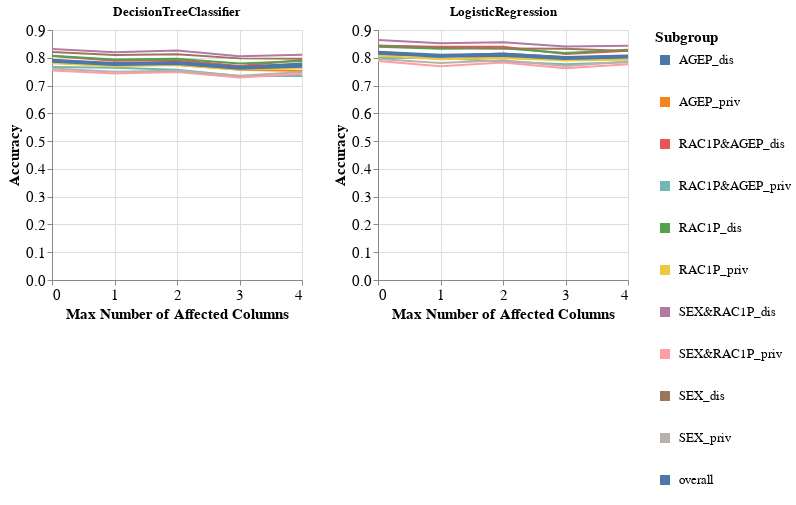

Notebook source saved alongside this figure:
### Code cell
visualizer.create_subgroups_grid_pct_lines_per_model_plot(subgroup_metric='Accuracy',
                                                          target_preprocessing_technique=PREPROCESSING_TECHNIQUES[0],
                                                          model_names=MODEL_NAMES,
                                                          mode='max_num_columns')

### Figure 1 — Vega-Lite specification as saved in the notebook (floating-point values rounded to 4 significant figures)
{"config": {"view": {"continuousWidth": 400, "continuousHeight": 300}, "axis": {"labelFontSize": 15, "titleFontSize": 15}, "legend": {"labelFontSize": 13, "symbolStrokeWidth": 10, "titleFontSize": 15}}, "vconcat": [{"hconcat": [{"mark": "line", "encoding": {"color": {"field": "Subgroup", "type": "nominal"}, "strokeWidth": {"condition": {"value": 4, "test": "datum.Subgroup == 'overall'"}, "value": 2}, "x": {"axis": {"tickMinStep": 1}, "field": "Percentage", "title": "Max Number of Affected Columns", "type": "quantitative"}, "y": {"field": "Metric_Value", "title": "Accuracy", "type": "quantitative"}}, "height": 250, "title": "DecisionTreeClassifier", "width": 250}, {"data": {"name": "data-034cb79fa6aca3e0917055a2df1b4984"}, "mark": "line", "encoding": {"color": {"field": "Subgroup", "type": "nominal"}, "strokeWidth": {"condition": {"value": 4, "test": "datum.Subgroup == 'overall'"}, "value": 2}, "x": {"axis": {"tickMinStep": 1}, "field": "Percentage", "title": "Max Number of Affected Columns", "type": "quantitative"}, "y": {"field": "Metric_Value", "title": "Accuracy", "type": "quantitative"}}, "height": 250, "title": "LogisticRegression", "width": 250}]}], "data": {"name": "data-c9e8c317efc6c78c46620d56bb11680f"}, "$schema": "https://vega.github.io/schema/vega-lite/v4.17.0.json", "datasets": {"data-c9e8c317efc6c78c46620d56bb11680f": [{"Model_Name": "DecisionTreeClassifier", "Test_Set_Index": 0.0, "Metric": "Accuracy", "Subgroup": "AGEP_dis", "Num_Estimators": 10.0, "Metric_Value": 0.7921, "Percentage": 0.0}, {"Model_Name": "DecisionTreeClassifier", "Test_Set_Index": 0.0, "Metric": "Accuracy", "Subgroup": "AGEP_priv", "Num_Estimators": 10.0, "Metric_Value": 0.7822, "Percentage": 0.0}, {"Model_Name": "DecisionTreeClassifier", "Test_Set_Index": 0.0, "Metric": "Accuracy", "Subgroup": "RAC1P&AGEP_dis", "Num_Estimators": 10.0, "Metric_Value": 0.8062, "Percentage": 0.0}, {"Model_Name": "DecisionTreeClassifier", "Test_Set_Index": 0.0, "Metric": "Accuracy", "Subgroup": "RAC1P&AGEP_priv", "Num_Estimators": 10.0, "Metric_Value": 0.7667, "Percentage": 0.0}, {"Model_Name": "DecisionTreeClassifier", "Test_Set_Index": 0.0, "Metric": "Accuracy", "Subgroup": "RAC1P_dis", "Num_Estimators": 10.0, "Metric_Value": 0.8075, "Percentage": 0.0}, {"Model_Name": "DecisionTreeClassifier", "Test_Set_Index": 0.0, "Metric": "Accuracy", "Subgroup": "RAC1P_priv", "Num_Estimators": 10.0, "Metric_Value": 0.7802, "Percentage": 0.0}, {"Model_Name": "DecisionTreeClassifier", "Test_Set_Index": 0.0, "Metric": "Accuracy", "Subgroup": "SEX&RAC1P_dis", "Num_Estimators": 10.0, "Metric_Value": 0.8319, "Percentage": 0.0}, {"Model_Name": "DecisionTreeClassifier", "Test_Set_Index": 0.0, "Metric": "Accuracy", "Subgroup": "SEX&RAC1P_priv", "Num_Estimators": 10.0, "Metric_Value": 0.7542, "Percentage": 0.0}, {"Model_Name": "DecisionTreeClassifier", "Test_Set_Index": 0.0, "Metric": "Accuracy", "Subgroup": "SEX_dis", "Num_Estimators": 10.0, "Metric_Value": 0.8204, "Percentage": 0.0}, {"Model_Name": "DecisionTreeClassifier", "Test_Set_Index": 0.0, "Metric": "Accuracy", "Subgroup": "SEX_priv", "Num_Estimators": 10.0, "Metric_Value": 0.7617, "Percentage": 0.0}, {"Model_Name": "DecisionTreeClassifier", "Test_Set_Index": 0.0, "Metric": "Accuracy", "Subgroup": "overall", "Num_Estimators": 10.0, "Metric_Value": 0.789, "Percentage": 0.0}, {"Model_Name": "DecisionTreeClassifier", "Test_Set_Index": 1.0, "Metric": "Accuracy", "Subgroup": "AGEP_dis", "Num_Estimators": 10.0, "Metric_Value": 0.7775, "Percentage": 1.0}, {"Model_Name": "DecisionTreeClassifier", "Test_Set_Index": 1.0, "Metric": "Accuracy", "Subgroup": "AGEP_priv", "Num_Estimators": 10.0, "Metric_Value": 0.7774, "Percentage": 1.0}, {"Model_Name": "DecisionTreeClassifier", "Test_Set_Index": 1.0, "Metric": "Accuracy", "Subgroup": "RAC1P&AGEP_dis", "Num_Estimators": 10.0, "Metric_Value": 0.7895, "Percentage": 1.0}, {"Model_Name": "DecisionTreeClassifier", "Test_Set_Index": 1.0, "Metric": "Accuracy", "Subgroup": "RAC1P&AGEP_priv", "Num_Estimators": 10.0, "Metric_Value": 0.7643, "Percentage": 1.0}, {"Model_Name": "DecisionTreeClassifier", "Test_Set_Index": 1.0, "Metric": "Accuracy", "Subgroup": "RAC1P_dis", "Num_Estimators": 10.0, "Metric_Value": 0.7935, "Percentage": 1.0}, {"Model_Name": "DecisionTreeClassifier", "Test_Set_Index": 1.0, "Metric": "Accuracy", "Subgroup": "RAC1P_priv", "Num_Estimators": 10.0, "Metric_Value": 0.7699, "Percentage": 1.0}, {"Model_Name": "DecisionTreeClassifier", "Test_Set_Index": 1.0, "Metric": "Accuracy", "Subgroup": "SEX&RAC1P_dis", "Num_Estimators": 10.0, "Metric_Value": 0.8201, "Percentage": 1.0}, {"Model_Name": "DecisionTreeClassifier", "Test_Set_Index": 1.0, "Metric": "Accuracy", "Subgroup": "SEX&RAC1P_priv", "Num_Estimators": 10.0, "Metric_Value": 0.7438, "Percentage": 1.0}, {"Model_Name": "DecisionTreeClassifier", "Test_Set_Index": 1.0, "Metric": "Accuracy", "Subgroup": "SEX_dis", "Num_Estimators": 10.0, "Metric_Value": 0.8097, "Percentage": 1.0}, {"Model_Name": "DecisionTreeClassifier", "Test_Set_Index": 1.0, "Metric": "Accuracy", "Subgroup": "SEX_priv", "Num_Estimators": 10.0, "Metric_Value": 0.7495, "Percentage": 1.0}, {"Model_Name": "DecisionTreeClassifier", "Test_Set_Index": 1.0, "Metric": "Accuracy", "Subgroup": "overall", "Num_Estimators": 10.0, "Metric_Value": 0.7775, "Percentage": 1.0}, {"Model_Name": "DecisionTreeClassifier", "Test_Set_Index": 2.0, "Metric": "Accuracy", "Subgroup": "AGEP_dis", "Num_Estimators": 10.0, "Metric_Value": 0.7841, "Percentage": 2.0}, {"Model_Name": "DecisionTreeClassifier", "Test_Set_Index": 2.0, "Metric": "Accuracy", "Subgroup": "AGEP_priv", "Num_Estimators": 10.0, "Metric_Value": 0.7742, "Percentage": 2.0}, {"Model_Name": "DecisionTreeClassifier", "Test_Set_Index": 2.0, "Metric": "Accuracy", "Subgroup": "RAC1P&AGEP_dis", "Num_Estimators": 10.0, "Metric_Value": 0.7919, "Percentage": 2.0}, {"Model_Name": "DecisionTreeClassifier", "Test_Set_Index": 2.0, "Metric": "Accuracy", "Subgroup": "RAC1P&AGEP_priv", "Num_Estimators": 10.0, "Metric_Value": 0.7568, "Percentage": 2.0}, {"Model_Name": "DecisionTreeClassifier", "Test_Set_Index": 2.0, "Metric": "Accuracy", "Subgroup": "RAC1P_dis", "Num_Estimators": 10.0, "Metric_Value": 0.7966, "Percentage": 2.0}, {"Model_Name": "DecisionTreeClassifier", "Test_Set_Index": 2.0, "Metric": "Accuracy", "Subgroup": "RAC1P_priv", "Num_Estimators": 10.0, "Metric_Value": 0.7736, "Percentage": 2.0}, {"Model_Name": "DecisionTreeClassifier", "Test_Set_Index": 2.0, "Metric": "Accuracy", "Subgroup": "SEX&RAC1P_dis", "Num_Estimators": 10.0, "Metric_Value": 0.826, "Percentage": 2.0}, {"Model_Name": "DecisionTreeClassifier", "Test_Set_Index": 2.0, "Metric": "Accuracy", "Subgroup": "SEX&RAC1P_priv", "Num_Estimators": 10.0, "Metric_Value": 0.749, "Percentage": 2.0}, {"Model_Name": "DecisionTreeClassifier", "Test_Set_Index": 2.0, "Metric": "Accuracy", "Subgroup": "SEX_dis", "Num_Estimators": 10.0, "Metric_Value": 0.8129, "Percentage": 2.0}, {"Model_Name": "DecisionTreeClassifier", "Test_Set_Index": 2.0, "Metric": "Accuracy", "Subgroup": "SEX_priv", "Num_Estimators": 10.0, "Metric_Value": 0.7533, "Percentage": 2.0}, {"Model_Name": "DecisionTreeClassifier", "Test_Set_Index": 2.0, "Metric": "Accuracy", "Subgroup": "overall", "Num_Estimators": 10.0, "Metric_Value": 0.781, "Percentage": 2.0}, {"Model_Name": "DecisionTreeClassifier", "Test_Set_Index": 3.0, "Metric": "Accuracy", "Subgroup": "AGEP_dis", "Num_Estimators": 10.0, "Metric_Value": 0.7681, "Percentage": 3.0}, {"Model_Name": "DecisionTreeClassifier", "Test_Set_Index": 3.0, "Metric": "Accuracy", "Subgroup": "AGEP_priv", "Num_Estimators": 10.0, "Metric_Value": 0.7568, "Percentage": 3.0}, {"Model_Name": "DecisionTreeClassifier", "Test_Set_Index": 3.0, "Metric": "Accuracy", "Subgroup": "RAC1P&AGEP_dis", "Num_Estimators": 10.0, "Metric_Value": 0.7703, "Percentage": 3.0}, {"Model_Name": "DecisionTreeClassifier", "Test_Set_Index": 3.0, "Metric": "Accuracy", "Subgroup": "RAC1P&AGEP_priv", "Num_Estimators": 10.0, "Metric_Value": 0.7345, "Percentage": 3.0}, {"Model_Name": "DecisionTreeClassifier", "Test_Set_Index": 3.0, "Metric": "Accuracy", "Subgroup": "RAC1P_dis", "Num_Estimators": 10.0, "Metric_Value": 0.7795, "Percentage": 3.0}, {"Model_Name": "DecisionTreeClassifier", "Test_Set_Index": 3.0, "Metric": "Accuracy", "Subgroup": "RAC1P_priv", "Num_Estimators": 10.0, "Metric_Value": 0.7574, "Percentage": 3.0}, {"Model_Name": "DecisionTreeClassifier", "Test_Set_Index": 3.0, "Metric": "Accuracy", "Subgroup": "SEX&RAC1P_dis", "Num_Estimators": 10.0, "Metric_Value": 0.8053, "Percentage": 3.0}, {"Model_Name": "DecisionTreeClassifier", "Test_Set_Index": 3.0, "Metric": "Accuracy", "Subgroup": "SEX&RAC1P_priv", "Num_Estimators": 10.0, "Metric_Value": 0.7294, "Percentage": 3.0}, {"Model_Name": "DecisionTreeClassifier", "Test_Set_Index": 3.0, "Metric": "Accuracy", "Subgroup": "SEX_dis", "Num_Estimators": 10.0, "Metric_Value": 0.7978, "Percentage": 3.0}, {"Model_Name": "DecisionTreeClassifier", "Test_Set_Index": 3.0, "Metric": "Accuracy", "Subgroup": "SEX_priv", "Num_Estimators": 10.0, "Metric_Value": 0.7355, "Percentage": 3.0}, {"Model_Name": "DecisionTreeClassifier", "Test_Set_Index": 3.0, "Metric": "Accuracy", "Subgroup": "overall", "Num_Estimators": 10.0, "Metric_Value": 0.7645, "Percentage": 3.0}, {"Model_Name": "DecisionTreeClassifier", "Test_Set_Index": 4.0, "Metric": "Accuracy", "Subgroup": "AGEP_dis", "Num_Estimators": 10.0, "Metric_Value": 0.7797, "Percentage": 4.0}, {"Model_Name": "DecisionTreeClassifier", "Test_Set_Index": 4.0, "Metric": "Accuracy", "Subgroup": "AGEP_priv", "Num_Estimators": 10.0, "Metric_Value": 0.752, "Percentage": 4.0}, {"Model_Name": "DecisionTreeClassifier", "Test_Set_Index": 4.0, "Metric": "Accuracy", "Subgroup": "RAC1P&AGEP_dis", "Num_Estimators": 10.0, "Metric_Value": 0.7919, "Percentage": 4.0}, {"Model_Name": "DecisionTreeClassifier", "Test_Set_Index": 4.0, "Metric": "Accuracy", "Subgroup": "RAC1P&AGEP_priv", "Num_Estimators": 10.0, "Metric_Value": 0.7345, "Percentage": 4.0}, {"Model_Name": "DecisionTreeClassifier", "Test_Set_Index": 4.0, "Metric": "Accuracy", "Subgroup": "RAC1P_dis", "Num_Estimators": 10.0, "Metric_Value": 0.7888, "Percentage": 4.0}, {"Model_Name": "DecisionTreeClassifier", "Test_Set_Index": 4.0, "Metric": "Accuracy", "Subgroup": "RAC1P_priv", "Num_Estimators": 10.0, "Metric_Value": 0.7625, "Percentage": 4.0}, {"Model_Name": "DecisionTreeClassifier", "Test_Set_Index": 4.0, "Metric": "Accuracy", "Subgroup": "SEX&RAC1P_dis", "Num_Estimators": 10.0, "Metric_Value": 0.8112, "Percentage": 4.0}, {"Model_Name": "DecisionTreeClassifier", "Test_Set_Index": 4.0, "Metric": "Accuracy", "Subgroup": "SEX&RAC1P_priv", "Num_Estimators": 10.0, "Metric_Value": 0.7425, "Percentage": 4.0}, {"Model_Name": "DecisionTreeClassifier", "Test_Set_Index": 4.0, "Metric": "Accuracy", "Subgroup": "SEX_dis", "Num_Estimators": 10.0, "Metric_Value": 0.7968, "Percentage": 4.0}, {"Model_Name": "DecisionTreeClassifier", "Test_Set_Index": 4.0, "Metric": "Accuracy", "Subgroup": "SEX_priv", "Num_Estimators": 10.0, "Metric_Value": 0.7486, "Percentage": 4.0}, {"Model_Name": "DecisionTreeClassifier", "Test_Set_Index": 4.0, "Metric": "Accuracy", "Subgroup": "overall", "Num_Estimators": 10.0, "Metric_Value": 0.771, "Percentage": 4.0}], "data-034cb79fa6aca3e0917055a2df1b4984": [{"Model_Name": "LogisticRegression", "Test_Set_Index": 0.0, "Metric": "Accuracy", "Subgroup": "AGEP_dis", "Num_Estimators": 10.0, "Metric_Value": 0.8206, "Percentage": 0.0}, {"Model_Name": "LogisticRegression", "Test_Set_Index": 0.0, "Metric": "Accuracy", "Subgroup": "AGEP_priv", "Num_Estimators": 10.0, "Metric_Value": 0.8124, "Percentage": 0.0}, {"Model_Name": "LogisticRegression", "Test_Set_Index": 0.0, "Metric": "Accuracy", "Subgroup": "RAC1P&AGEP_dis", "Num_Estimators": 10.0, "Metric_Value": 0.8421, "Percentage": 0.0}, {"Model_Name": "LogisticRegression", "Test_Set_Index": 0.0, "Metric": "Accuracy", "Subgroup": "RAC1P&AGEP_priv", "Num_Estimators": 10.0, "Metric_Value": 0.799, "Percentage": 0.0}, {"Model_Name": "LogisticRegression", "Test_Set_Index": 0.0, "Metric": "Accuracy", "Subgroup": "RAC1P_dis", "Num_Estimators": 10.0, "Metric_Value": 0.8401, "Percentage": 0.0}, {"Model_Name": "LogisticRegression", "Test_Set_Index": 0.0, "Metric": "Accuracy", "Subgroup": "RAC1P_priv", "Num_Estimators": 10.0, "Metric_Value": 0.8075, "Percentage": 0.0}, {"Model_Name": "LogisticRegression", "Test_Set_Index": 0.0, "Metric": "Accuracy", "Subgroup": "SEX&RAC1P_dis", "Num_Estimators": 10.0, "Metric_Value": 0.8643, "Percentage": 0.0}, {"Model_Name": "LogisticRegression", "Test_Set_Index": 0.0, "Metric": "Accuracy", "Subgroup": "SEX&RAC1P_priv", "Num_Estimators": 10.0, "Metric_Value": 0.7882, "Percentage": 0.0}, {"Model_Name": "LogisticRegression", "Test_Set_Index": 0.0, "Metric": "Accuracy", "Subgroup": "SEX_dis", "Num_Estimators": 10.0, "Metric_Value": 0.8441, "Percentage": 0.0}, {"Model_Name": "LogisticRegression", "Test_Set_Index": 0.0, "Metric": "Accuracy", "Subgroup": "SEX_priv", "Num_Estimators": 10.0, "Metric_Value": 0.7953, "Percentage": 0.0}, {"Model_Name": "LogisticRegression", "Test_Set_Index": 0.0, "Metric": "Accuracy", "Subgroup": "overall", "Num_Estimators": 10.0, "Metric_Value": 0.818, "Percentage": 0.0}, {"Model_Name": "LogisticRegression", "Test_Set_Index": 1.0, "Metric": "Accuracy", "Subgroup": "AGEP_dis", "Num_Estimators": 10.0, "Metric_Value": 0.8074, "Percentage": 1.0}, {"Model_Name": "LogisticRegression", "Test_Set_Index": 1.0, "Metric": "Accuracy", "Subgroup": "AGEP_priv", "Num_Estimators": 10.0, "Metric_Value": 0.806, "Percentage": 1.0}, {"Model_Name": "LogisticRegression", "Test_Set_Index": 1.0, "Metric": "Accuracy", "Subgroup": "RAC1P&AGEP_dis", "Num_Estimators": 10.0, "Metric_Value": 0.8397, "Percentage": 1.0}, {"Model_Name": "LogisticRegression", "Test_Set_Index": 1.0, "Metric": "Accuracy", "Subgroup": "RAC1P&AGEP_priv", "Num_Estimators": 10.0, "Metric_Value": 0.799, "Percentage": 1.0}, {"Model_Name": "LogisticRegression", "Test_Set_Index": 1.0, "Metric": "Accuracy", "Subgroup": "RAC1P_dis", "Num_Estimators": 10.0, "Metric_Value": 0.8323, "Percentage": 1.0}, {"Model_Name": "LogisticRegression", "Test_Set_Index": 1.0, "Metric": "Accuracy", "Subgroup": "RAC1P_priv", "Num_Estimators": 10.0, "Metric_Value": 0.795, "Percentage": 1.0}, {"Model_Name": "LogisticRegression", "Test_Set_Index": 1.0, "Metric": "Accuracy", "Subgroup": "SEX&RAC1P_dis", "Num_Estimators": 10.0, "Metric_Value": 0.8525, "Percentage": 1.0}, {"Model_Name": "LogisticRegression", "Test_Set_Index": 1.0, "Metric": "Accuracy", "Subgroup": "SEX&RAC1P_priv", "Num_Estimators": 10.0, "Metric_Value": 0.7699, "Percentage": 1.0}, {"Model_Name": "LogisticRegression", "Test_Set_Index": 1.0, "Metric": "Accuracy", "Subgroup": "SEX_dis", "Num_Estimators": 10.0, "Metric_Value": 0.8366, "Percentage": 1.0}, {"Model_Name": "LogisticRegression", "Test_Set_Index": 1.0, "Metric": "Accuracy", "Subgroup": "SEX_priv", "Num_Estimators": 10.0, "Metric_Value": 0.7813, "Percentage": 1.0}, {"Model_Name": "LogisticRegression", "Test_Set_Index": 1.0, "Metric": "Accuracy", "Subgroup": "overall", "Num_Estimators": 10.0, "Metric_Value": 0.807, "Percentage": 1.0}, {"Model_Name": "LogisticRegression", "Test_Set_Index": 2.0, "Metric": "Accuracy", "Subgroup": "AGEP_dis", "Num_Estimators": 10.0, "Metric_Value": 0.8155, "Percentage": 2.0}, {"Model_Name": "LogisticRegression", "Test_Set_Index": 2.0, "Metric": "Accuracy", "Subgroup": "AGEP_priv", "Num_Estimators": 10.0, "Metric_Value": 0.7997, "Percentage": 2.0}, {"Model_Name": "LogisticRegression", "Test_Set_Index": 2.0, "Metric": "Accuracy", "Subgroup": "RAC1P&AGEP_dis", "Num_Estimators": 10.0, "Metric_Value": 0.8397, "Percentage": 2.0}, {"Model_Name": "LogisticRegression", "Test_Set_Index": 2.0, "Metric": "Accuracy", "Subgroup": "RAC1P&AGEP_priv", "Num_Estimators": 10.0, "Metric_Value": 0.7866, "Percentage": 2.0}, {"Model_Name": "LogisticRegression", "Test_Set_Index": 2.0, "Metric": "Accuracy", "Subgroup": "RAC1P_dis", "Num_Estimators": 10.0, "Metric_Value": 0.8339, "Percentage": 2.0}, {"Model_Name": "LogisticRegression", "Test_Set_Index": 2.0, "Metric": "Accuracy", "Subgroup": "RAC1P_priv", "Num_Estimators": 10.0, "Metric_Value": 0.7994, "Percentage": 2.0}, {"Model_Name": "LogisticRegression", "Test_Set_Index": 2.0, "Metric": "Accuracy", "Subgroup": "SEX&RAC1P_dis", "Num_Estimators": 10.0, "Metric_Value": 0.8555, "Percentage": 2.0}, {"Model_Name": "LogisticRegression", "Test_Set_Index": 2.0, "Metric": "Accuracy", "Subgroup": "SEX&RAC1P_priv", "Num_Estimators": 10.0, "Metric_Value": 0.783, "Percentage": 2.0}, {"Model_Name": "LogisticRegression", "Test_Set_Index": 2.0, "Metric": "Accuracy", "Subgroup": "SEX_dis", "Num_Estimators": 10.0, "Metric_Value": 0.8333, "Percentage": 2.0}, {"Model_Name": "LogisticRegression", "Test_Set_Index": 2.0, "Metric": "Accuracy", "Subgroup": "SEX_priv", "Num_Estimators": 10.0, "Metric_Value": 0.7907, "Percentage": 2.0}, {"Model_Name": "LogisticRegression", "Test_Set_Index": 2.0, "Metric": "Accuracy", "Subgroup": "overall", "Num_Estimators": 10.0, "Metric_Value": 0.8105, "Percentage": 2.0}, {"Model_Name": "LogisticRegression", "Test_Set_Index": 3.0, "Metric": "Accuracy", "Subgroup": "AGEP_dis", "Num_Estimators": 10.0, "Metric_Value": 0.8016, "Percentage": 3.0}, {"Model_Name": "LogisticRegression", "Test_Set_Index": 3.0, "Metric": "Accuracy", "Subgroup": "AGEP_priv", "Num_Estimators": 10.0, "Metric_Value": 0.7933, "Percentage": 3.0}, {"Model_Name": "LogisticRegression", "Test_Set_Index": 3.0, "Metric": "Accuracy", "Subgroup": "RAC1P&AGEP_dis", "Num_Estimators": 10.0, "Metric_Value": 0.8134, "Percentage": 3.0}, {"Model_Name": "LogisticRegression", "Test_Set_Index": 3.0, "Metric": "Accuracy", "Subgroup": "RAC1P&AGEP_priv", "Num_Estimators": 10.0, "Metric_Value": 0.7767, "Percentage": 3.0}, {"Model_Name": "LogisticRegression", "Test_Set_Index": 3.0, "Metric": "Accuracy", "Subgroup": "RAC1P_dis", "Num_Estimators": 10.0, "Metric_Value": 0.8168, "Percentage": 3.0}, {"Model_Name": "LogisticRegression", "Test_Set_Index": 3.0, "Metric": "Accuracy", "Subgroup": "RAC1P_priv", "Num_Estimators": 10.0, "Metric_Value": 0.7906, "Percentage": 3.0}, {"Model_Name": "LogisticRegression", "Test_Set_Index": 3.0, "Metric": "Accuracy", "Subgroup": "SEX&RAC1P_dis", "Num_Estimators": 10.0, "Metric_Value": 0.8407, "Percentage": 3.0}, {"Model_Name": "LogisticRegression", "Test_Set_Index": 3.0, "Metric": "Accuracy", "Subgroup": "SEX&RAC1P_priv", "Num_Estimators": 10.0, "Metric_Value": 0.7621, "Percentage": 3.0}, {"Model_Name": "LogisticRegression", "Test_Set_Index": 3.0, "Metric": "Accuracy", "Subgroup": "SEX_dis", "Num_Estimators": 10.0, "Metric_Value": 0.8323, "Percentage": 3.0}, {"Model_Name": "LogisticRegression", "Test_Set_Index": 3.0, "Metric": "Accuracy", "Subgroup": "SEX_priv", "Num_Estimators": 10.0, "Metric_Value": 0.7701, "Percentage": 3.0}, {"Model_Name": "LogisticRegression", "Test_Set_Index": 3.0, "Metric": "Accuracy", "Subgroup": "overall", "Num_Estimators": 10.0, "Metric_Value": 0.799, "Percentage": 3.0}, {"Model_Name": "LogisticRegression", "Test_Set_Index": 4.0, "Metric": "Accuracy", "Subgroup": "AGEP_dis", "Num_Estimators": 10.0, "Metric_Value": 0.8053, "Percentage": 4.0}, {"Model_Name": "LogisticRegression", "Test_Set_Index": 4.0, "Metric": "Accuracy", "Subgroup": "AGEP_priv", "Num_Estimators": 10.0, "Metric_Value": 0.8029, "Percentage": 4.0}, {"Model_Name": "LogisticRegression", "Test_Set_Index": 4.0, "Metric": "Accuracy", "Subgroup": "RAC1P&AGEP_dis", "Num_Estimators": 10.0, "Metric_Value": 0.8254, "Percentage": 4.0}, {"Model_Name": "LogisticRegression", "Test_Set_Index": 4.0, "Metric": "Accuracy", "Subgroup": "RAC1P&AGEP_priv", "Num_Estimators": 10.0, "Metric_Value": 0.7841, "Percentage": 4.0}, {"Model_Name": "LogisticRegression", "Test_Set_Index": 4.0, "Metric": "Accuracy", "Subgroup": "RAC1P_dis", "Num_Estimators": 10.0, "Metric_Value": 0.8292, "Percentage": 4.0}, {"Model_Name": "LogisticRegression", "Test_Set_Index": 4.0, "Metric": "Accuracy", "Subgroup": "RAC1P_priv", "Num_Estimators": 10.0, "Metric_Value": 0.7928, "Percentage": 4.0}, {"Model_Name": "LogisticRegression", "Test_Set_Index": 4.0, "Metric": "Accuracy", "Subgroup": "SEX&RAC1P_dis", "Num_Estimators": 10.0, "Metric_Value": 0.8437, "Percentage": 4.0}, {"Model_Name": "LogisticRegression", "Test_Set_Index": 4.0, "Metric": "Accuracy", "Subgroup": "SEX&RAC1P_priv", "Num_Estimators": 10.0, "Metric_Value": 0.7765, "Percentage": 4.0}, {"Model_Name": "LogisticRegression", "Test_Set_Index": 4.0, "Metric": "Accuracy", "Subgroup": "SEX_dis", "Num_Estimators": 10.0, "Metric_Value": 0.8247, "Percentage": 4.0}, {"Model_Name": "LogisticRegression", "Test_Set_Index": 4.0, "Metric": "Accuracy", "Subgroup": "SEX_priv", "Num_Estimators": 10.0, "Metric_Value": 0.7869, "Percentage": 4.0}, {"Model_Name": "LogisticRegression", "Test_Set_Index": 4.0, "Metric": "Accuracy", "Subgroup": "overall", "Num_Estimators": 10.0, "Metric_Value": 0.8045, "Percentage": 4.0}]}}
